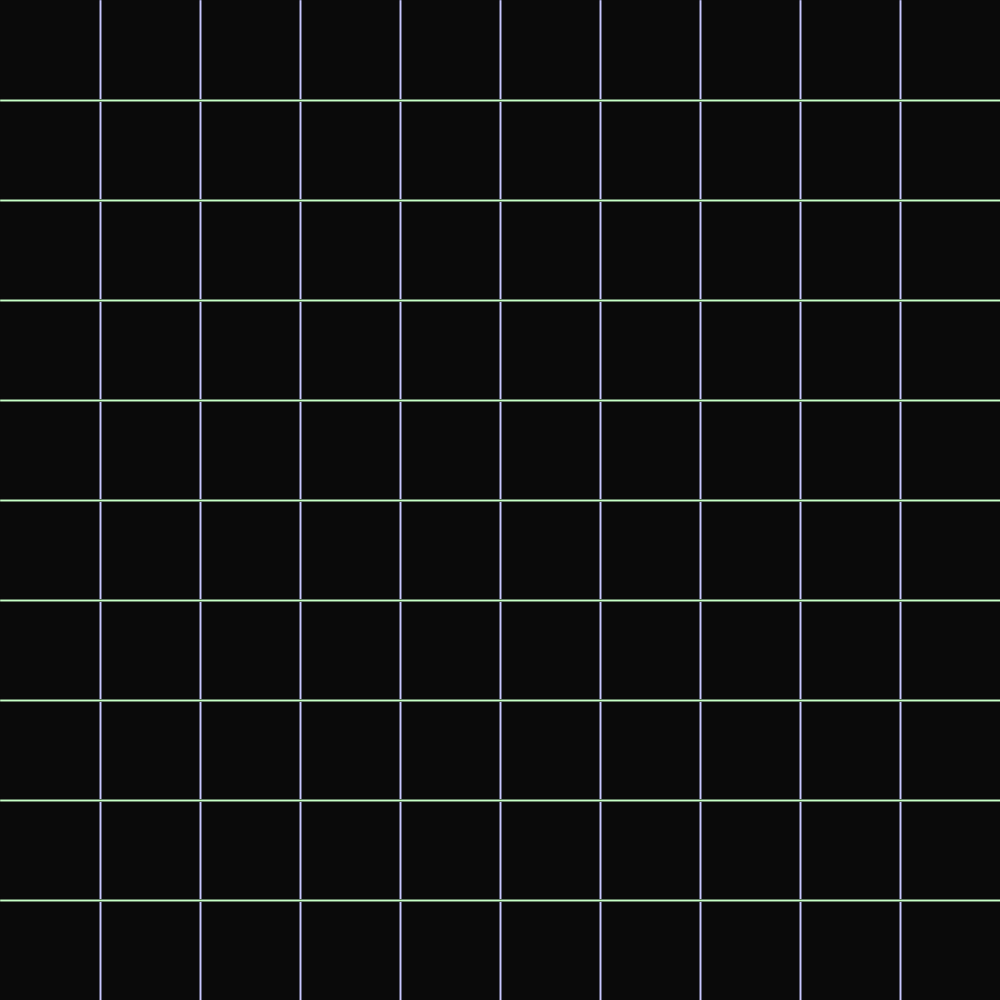
Frame 1 (no input)
Frame 60 (the mouse pressed at the canvas centre just before this capture): identical to frame 1, image omitted
Frame 120 (the mouse held since frame 60 and released just before this capture): identical to frame 1, image omitted

The Processing sketch that drew this single still picture (run headless with seeded random() and noise(); from frame 60 on, the mouse is pressed at the canvas centre):

// Processing sketch: Lines
// ── Lines.pde
// andy knoblock

void setup()
{
  size(1000,1000);
  frameRate=60;
}

void grid(int xlines,int ylines)
{
  int xstep=width/xlines;
  int a=width/xlines;
  int b=height/ylines;
  int ystep=height/ylines;
  while(a<width)
  {
    stroke(200,200,255);
    line(a,0,a,height);
    stroke(200/2,200/2,255/2);
    line(a-1,0,a-1,height);
    stroke(200/2,200/2,255/2);
    line(a+1,0,a+1,height);
    a+=xstep;
  }
  while(b<height)
  {
    stroke(200,255,200);
    line(0,b,width,b);
    stroke(200/2,255/2,200/2);
    line(0,b-1,width,b-1);
    stroke(200/2,255/2,200/2);
    line(0,b+1,width,b+1);
    b+=ystep;
  }
  a=1;
  b=1;
}

void draw()
{
  background(10,10,10);
  grid(10,10);

}
